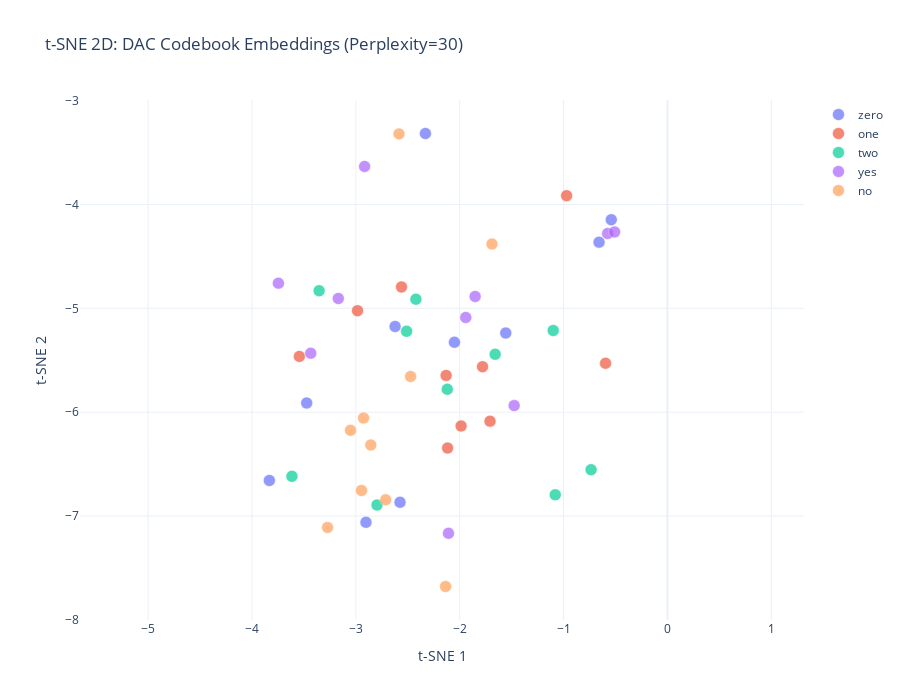

Write notebook code for a chart like this one.
### Markdown cell above
## Step 6: t-SNE Visualization (2D and 3D)

### Code cell
# t-SNE - 2D
perplexity = min(30, len(embeddings) - 1)
tsne_2d = TSNE(n_components=2, random_state=42, metric='cosine', perplexity=perplexity)
tsne_2d_result = tsne_2d.fit_transform(embeddings)

print(f"t-SNE 2D completed with perplexity={perplexity}")

# 2D Plot
fig_tsne_2d = go.Figure()

for word in words:
    mask = np.array([label == word for label in valid_labels])
    fig_tsne_2d.add_trace(go.Scatter(
        x=tsne_2d_result[mask, 0],
        y=tsne_2d_result[mask, 1],
        mode='markers',
        name=word,
        marker=dict(size=12, color=color_map[word], opacity=0.7, line=dict(width=0.5, color='white'))
    ))

fig_tsne_2d.update_layout(
    title=f't-SNE 2D: DAC Codebook Embeddings (Perplexity={perplexity})',
    xaxis_title='t-SNE 1',
    yaxis_title='t-SNE 2',
    width=900,
    height=700,
    xaxis=dict(scaleanchor='y', scaleratio=1),  # Equal aspect ratio (critical for t-SNE)
    template='plotly_white'
)

fig_tsne_2d.write_html('dac_embeddings_tsne_2d.html')
fig_tsne_2d.show()

print("Saved: dac_embeddings_tsne_2d.html")

### Figure 1 — Plotly figure (JSON) as saved in the notebook; plotly's stock layout.template omitted (floating-point values rounded to 4 significant figures)
{"data": [{"marker": {"color": "#636EFA", "line": {"color": "white", "width": 0.5}, "opacity": 0.7, "size": 12}, "mode": "markers", "name": "zero", "type": "scatter", "x": [-0.5409, -0.6589, -2.902, -2.575, -2.622, -3.833, -2.051, -3.474, -1.557, -2.33], "y": [-4.147, -4.363, -7.061, -6.868, -5.175, -6.657, -5.326, -5.912, -5.238, -3.317]}, {"marker": {"color": "#EF553B", "line": {"color": "white", "width": 0.5}, "opacity": 0.7, "size": 12}, "mode": "markers", "name": "one", "type": "scatter", "x": [-0.5957, -0.9709, -3.544, -1.78, -2.131, -1.987, -1.708, -2.117, -2.561, -2.984], "y": [-5.529, -3.915, -5.463, -5.562, -5.646, -6.133, -6.086, -6.345, -4.794, -5.023]}, {"marker": {"color": "#00CC96", "line": {"color": "white", "width": 0.5}, "opacity": 0.7, "size": 12}, "mode": "markers", "name": "two", "type": "scatter", "x": [-1.1, -2.422, -2.511, -1.08, -3.354, -2.796, -2.12, -0.7353, -3.615, -1.659], "y": [-5.214, -4.912, -5.221, -6.796, -4.831, -6.894, -5.779, -6.553, -6.618, -5.443]}, {"marker": {"color": "#AB63FA", "line": {"color": "white", "width": 0.5}, "opacity": 0.7, "size": 12}, "mode": "markers", "name": "yes", "type": "scatter", "x": [-0.5756, -0.5085, -2.916, -3.746, -1.476, -3.169, -2.108, -1.942, -1.851, -3.434], "y": [-4.279, -4.264, -3.634, -4.758, -5.937, -4.905, -7.166, -5.088, -4.886, -5.432]}, {"marker": {"color": "#FFA15A", "line": {"color": "white", "width": 0.5}, "opacity": 0.7, "size": 12}, "mode": "markers", "name": "no", "type": "scatter", "x": [-2.946, -2.856, -2.926, -3.051, -2.473, -2.713, -1.69, -2.136, -2.585, -3.272], "y": [-6.754, -6.316, -6.057, -6.175, -5.656, -6.844, -4.382, -7.678, -3.321, -7.11]}], "layout": {"height": 700, "title": {"text": "t-SNE 2D: DAC Codebook Embeddings (Perplexity=30)"}, "width": 900, "xaxis": {"scaleanchor": "y", "scaleratio": 1, "title": {"text": "t-SNE 1"}}, "yaxis": {"title": {"text": "t-SNE 2"}}}}
